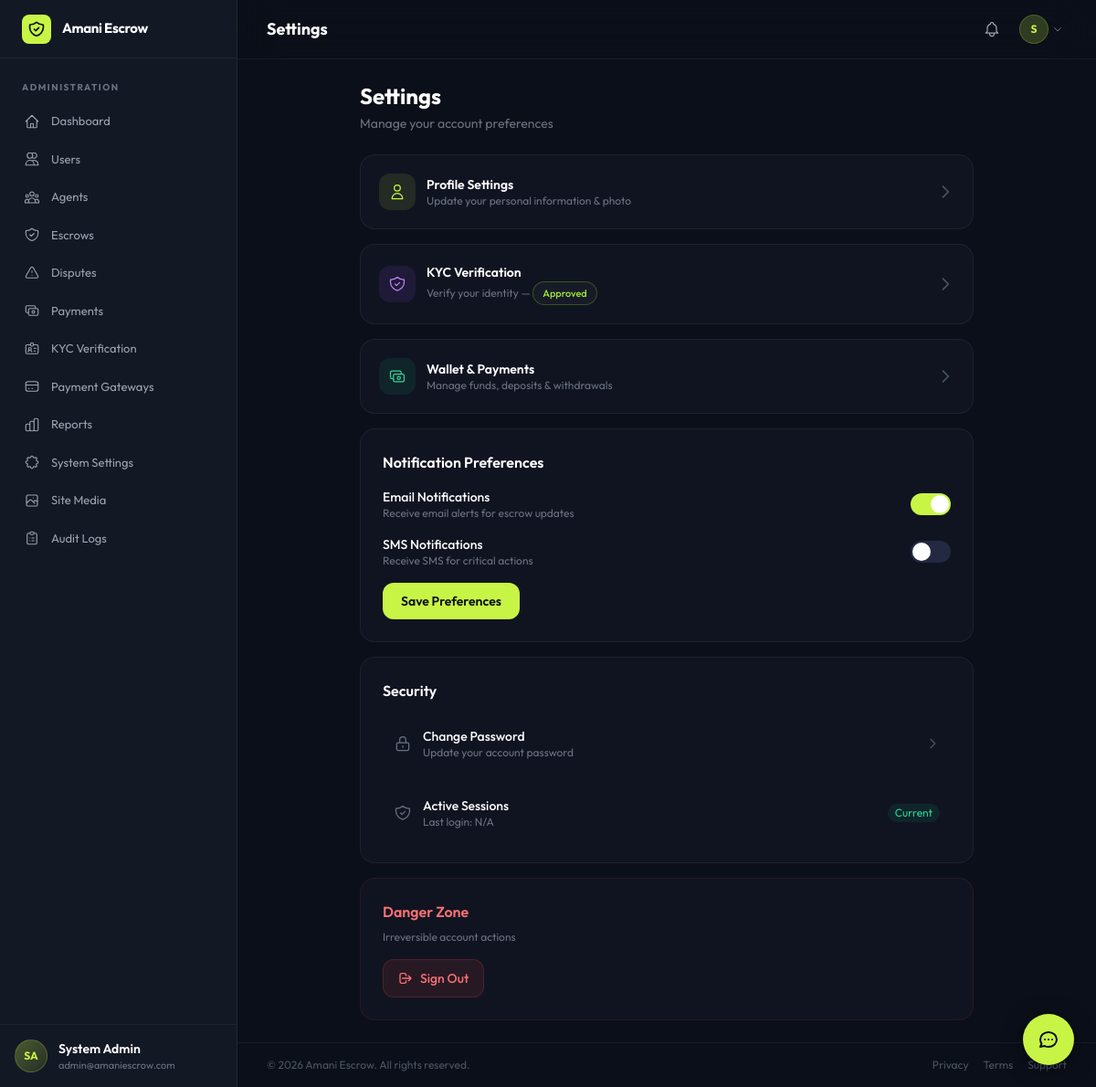
Page /pages/settings/index.php (signed in) on the committed database.
### tables this page shows
CREATE TABLE `settings` (
    `id` INT UNSIGNED AUTO_INCREMENT PRIMARY KEY,
    `setting_key` VARCHAR(100) NOT NULL UNIQUE,
    `setting_value` TEXT DEFAULT NULL,
    `setting_type` ENUM('text','number','boolean','json','color','image','textarea','file') NOT NULL DEFAULT 'text',
    `category` VARCHAR(50) NOT NULL DEFAULT 'general',
    `label` VARCHAR(150) NOT NULL,
    `description` TEXT DEFAULT NULL,
    `is_public` TINYINT(1) NOT NULL DEFAULT 0,
    `updated_at` DATETIME NOT NULL DEFAULT CURRENT_TIMESTAMP ON UPDATE CURRENT_TIMESTAMP,
    INDEX `idx_settings_key` (`setting_key`),
    INDEX `idx_settings_category` (`category`)
);

CREATE TABLE `wallets` (
    `id` INT UNSIGNED AUTO_INCREMENT PRIMARY KEY,
    `user_id` INT UNSIGNED NOT NULL,
    `currency` VARCHAR(3) NOT NULL DEFAULT 'KES',
    `balance` DECIMAL(15,2) NOT NULL DEFAULT 0.00,
    `escrow_balance` DECIMAL(15,2) NOT NULL DEFAULT 0.00,
    `total_earned` DECIMAL(15,2) NOT NULL DEFAULT 0.00,
    `total_withdrawn` DECIMAL(15,2) NOT NULL DEFAULT 0.00,
    `is_active` TINYINT(1) NOT NULL DEFAULT 1,
    `created_at` DATETIME NOT NULL DEFAULT CURRENT_TIMESTAMP,
    `updated_at` DATETIME NOT NULL DEFAULT CURRENT_TIMESTAMP ON UPDATE CURRENT_TIMESTAMP,
    UNIQUE KEY `unique_user_currency` (`user_id`, `currency`),
    FOREIGN KEY (`user_id`) REFERENCES `users`(`id`)
);

CREATE TABLE `users` (
    `id` INT UNSIGNED AUTO_INCREMENT PRIMARY KEY,
    `uuid` VARCHAR(36) NOT NULL UNIQUE,
    `first_name` VARCHAR(100) NOT NULL,
    `last_name` VARCHAR(100) NOT NULL,
    `email` VARCHAR(255) NOT NULL UNIQUE,
    `phone` VARCHAR(20) DEFAULT NULL,
    `password_hash` VARCHAR(255) NOT NULL,
    `avatar` VARCHAR(500) DEFAULT NULL,
    `role` ENUM('user','agent','admin','superadmin') NOT NULL DEFAULT 'user',
    `status` ENUM('active','suspended','banned','pending') NOT NULL DEFAULT 'pending',
    `email_verified` TINYINT(1) NOT NULL DEFAULT 0,
    `phone_verified` TINYINT(1) NOT NULL DEFAULT 0,
    `kyc_status` ENUM('none','pending','approved','rejected') NOT NULL DEFAULT 'none',
    `trust_score` DECIMAL(5,2) NOT NULL DEFAULT 0.00,
    `total_transactions` INT UNSIGNED NOT NULL DEFAULT 0,
    `total_volume` DECIMAL(15,2) NOT NULL DEFAULT 0.00,
    `preferred_currency` VARCHAR(3) NOT NULL DEFAULT 'KES',
    `timezone` VARCHAR(50) DEFAULT 'Africa/Nairobi',
    `two_factor_enabled` TINYINT(1) NOT NULL DEFAULT 0,
    `two_factor_secret` VARCHAR(255) DEFAULT NULL,
    `email_verification_token` VARCHAR(255) DEFAULT NULL,
    `password_reset_token` VARCHAR(255) DEFAULT NULL,
    `password_reset_expires` DATETIME DEFAULT NULL,
    `last_login_at` DATETIME DEFAULT NULL,
    `last_login_ip` VARCHAR(45) DEFAULT NULL,
    `business_name` VARCHAR(255) DEFAULT NULL,
    `business_type` VARCHAR(100) DEFAULT NULL,
    `business_registration` VARCHAR(100) DEFAULT NULL,
    `address` TEXT DEFAULT NULL,
    `city` VARCHAR(100) DEFAULT NULL,
    `country` VARCHAR(100) DEFAULT 'Kenya',
    `created_at` DATETIME NOT NULL DEFAULT CURRENT_TIMESTAMP,
    `updated_at` DATETIME NOT NULL DEFAULT CURRENT_TIMESTAMP ON UPDATE CURRENT_TIMESTAMP,
    INDEX `idx_users_email` (`email`),
    INDEX `idx_users_role` (`role`),
    INDEX `idx_users_status` (`status`)
);

### pages/settings/index.php (the view, shortened to what the rows shown need)
<?php
$pageTitle = 'Settings';
require_once __DIR__ . '/../../includes/init.php';
$user = Auth::user();
require_once APP_ROOT . '/templates/header.php';
?>
<div class="max-w-2xl mx-auto">
    <div class="mb-6"><h1 class="text-2xl font-bold text-white">Settings</h1><p class="text-sm text-gray-500 mt-1">Manage your account preferences</p></div>
    <div class="space-y-4">
        <a href="<?= APP_URL ?>/pages/kyc/index.php" class="group flex items-center justify-between glass-card rounded-2xl border border-white/[0.06] p-5 hover:border-purple-500/20 hover:shadow-lg hover:shadow-purple-500/5 transition-all">
            <div class="flex items-center gap-3"><div><p class="text-xs text-gray-500">Verify your identity — <?= statusBadge($user['kyc_status'] ?? 'none') ?></p></div></div>
        </a>
    </div>
</div>
<?php require_once APP_ROOT . '/templates/footer.php'; ?>

### templates/header.php (shortened to what the rows shown need)
<?php
$currentUser = Auth::user();
$platformName = Settings::get('platform_name', 'Amani Escrow');
$logoUrl = siteLogo();
?>
<!DOCTYPE html>
<html lang="en" class="h-full">
<head>
    <script src="https://cdn.tailwindcss.com"></script>
</head>
<body class="h-full overflow-x-hidden">
<div class="flex h-full">
<aside id="sidebar" class="hidden lg:flex lg:flex-col w-[260px] bg-surface-100 fixed inset-y-0 left-0 z-40 border-r border-white/[0.06]">
    <div class="flex items-center gap-3 px-6 h-16 border-b border-white/[0.06]">
        <?php if ($logoUrl): ?>
            <img src="<?= htmlspecialchars($logoUrl) ?>" alt="<?= htmlspecialchars($platformName) ?>" class="h-8 w-auto max-w-[200px] object-contain object-left">
        <?php else: ?>
            <div class="w-8 h-8 rounded-lg bg-accent flex items-center justify-center shrink-0">
            </div>
            <span class="text-[15px] font-bold text-white tracking-tight"><?= htmlspecialchars($platformName) ?></span>
        <?php endif; ?>
    </div>
    <div class="px-4 py-4 border-t border-white/[0.06]">
        <div class="flex items-center gap-3">
            <?php
            $avatarUrl = !empty($currentUser['avatar']) ? (strpos($currentUser['avatar'], 'http') === 0 ? $currentUser['avatar'] : APP_URL . '/' . ltrim($currentUser['avatar'], '/')) : '';
            ?>
            <?php if ($avatarUrl): ?>
                <img src="<?= htmlspecialchars($avatarUrl) ?>" alt="" class="w-9 h-9 rounded-full object-cover border border-accent/20">
            <?php else: ?>
                <div class="w-9 h-9 rounded-full bg-gradient-to-br from-accent/30 to-accent/10 flex items-center justify-center text-accent text-xs font-bold border border-accent/20">
                    <?= strtoupper(substr($currentUser['first_name'],0,1).substr($currentUser['last_name'],0,1)) ?>
                </div>
            <?php endif; ?>
            <div class="flex-1 min-w-0">
                <p class="text-sm font-semibold text-white truncate"><?= htmlspecialchars($currentUser['first_name'].' '.$currentUser['last_name']) ?></p>
                <p class="text-[11px] text-gray-500 truncate"><?= htmlspecialchars($currentUser['email']) ?></p>
            </div>
        </div>
    </div>
</aside>
            <?php
            $avatarUrl = !empty($currentUser['avatar']) ? (strpos($currentUser['avatar'], 'http') === 0 ? $currentUser['avatar'] : APP_URL . '/' . ltrim($currentUser['avatar'], '/')) : '';
            ?>
<div class="flex-1 lg:ml-[260px] flex flex-col min-h-screen">
    <header class="sticky top-0 z-20 bg-surface/80 backdrop-blur-xl border-b border-white/[0.06]">
        <div class="flex items-center justify-between px-4 lg:px-8 h-16">
            <div class="flex items-center gap-4">
                <h2 class="text-lg font-bold text-white"><?= htmlspecialchars($pageTitle ?? 'Dashboard') ?></h2>
            </div>
            <div class="flex items-center gap-1 sm:gap-2 shrink-0">
                <div class="relative">
                    <button onclick="toggleDropdown('userDD')" class="flex items-center gap-1 p-1 rounded-xl hover:bg-white/5 transition-colors shrink-0">
                        <?php if ($avatarUrl): ?>
                            <img src="<?= htmlspecialchars($avatarUrl) ?>" alt="" class="w-7 h-7 sm:w-8 sm:h-8 rounded-full object-cover border border-accent/20">
                        <?php else: ?>
                            <div class="w-7 h-7 sm:w-8 sm:h-8 rounded-full bg-accent/20 flex items-center justify-center text-accent text-[10px] sm:text-xs font-bold border border-accent/20"><?= strtoupper(substr($currentUser['first_name'],0,1)) ?></div>
                        <?php endif; ?>
                        <svg class="w-3 h-3 text-gray-500 hidden sm:block" fill="none" viewBox="0 0 24 24" stroke="currentColor" stroke-width="2"><path stroke-linecap="round" stroke-linejoin="round" d="M19 9l-7 7-7-7"/></svg>
                    </button>
                </div>
            </div>
        </div>
    </header>
    <main class="flex-1 px-4 lg:px-8 py-6">

### includes/init.php (shortened to what the rows shown need)
<?php
spl_autoload_register(function ($class) {
    $f = APP_ROOT . '/classes/' . $class . '.php';
});
function statusBadge($s) {
    $c = [
        'draft'=>'border-gray-600/30 text-gray-400','pending'=>'border-amber-500/30 text-amber-400',
        'funded'=>'border-blue-500/30 text-blue-400','in_progress'=>'border-indigo-500/30 text-indigo-400',
        'delivered'=>'border-cyan-500/30 text-cyan-400','completed'=>'border-lime-500/30 text-lime-400',
        'disputed'=>'border-red-500/30 text-red-400','cancelled'=>'border-gray-600/30 text-gray-500',
        'refunded'=>'border-orange-500/30 text-orange-400','expired'=>'border-gray-600/30 text-gray-500',
        'active'=>'border-lime-500/30 text-lime-400','suspended'=>'border-red-500/30 text-red-400',
        'banned'=>'border-red-600/30 text-red-500','open'=>'border-red-500/30 text-red-400',
        'under_review'=>'border-amber-500/30 text-amber-400','resolved'=>'border-lime-500/30 text-lime-400',
        'closed'=>'border-gray-600/30 text-gray-500','approved'=>'border-lime-500/30 text-lime-400',
        'rejected'=>'border-red-500/30 text-red-400','none'=>'border-gray-600/30 text-gray-500',
        'processing'=>'border-blue-500/30 text-blue-400','failed'=>'border-red-500/30 text-red-400',
    ];
    $cl = $c[$s] ?? 'border-gray-600/30 text-gray-400';
    $label = ucwords(str_replace('_', ' ', $s));
    return "<span class=\"inline-flex items-center px-2.5 py-1 rounded-full text-[11px] font-medium border {$cl} bg-white/[0.03]\">{$label}</span>";
}
function siteLogo($variant = 'default') {
    $key = $variant === 'light' ? 'site_logo_light' : 'site_logo';
    $path = Settings::get($key);
    return $path ? (strpos($path, 'http') === 0 ? $path : APP_URL . '/' . ltrim($path, '/')) : '';
}

### rows in the picture
settings: setting_value "Amani Escrow"
wallets: user.last_name "SA", user.last_name "System Admin", user.email "admin@amaniescrow.com", user.first_name "S", user.kyc_status "Approved"

### other values in the picture
$l[2] "Dashboard"
$l[2] "Users"
$l[2] "Agents"
$l[2] "Escrows"
$l[2] "Disputes"
$l[2] "Payments"
$l[2] "KYC Verification"
$l[2] "Payment Gateways"
$l[2] "Reports"
$l[2] "System Settings"
$l[2] "Site Media"
$l[2] "Audit Logs"
$pageTitle "Settings"
Settings::get('platform_name', 'Amani Escrow') "Amani Escrow"
